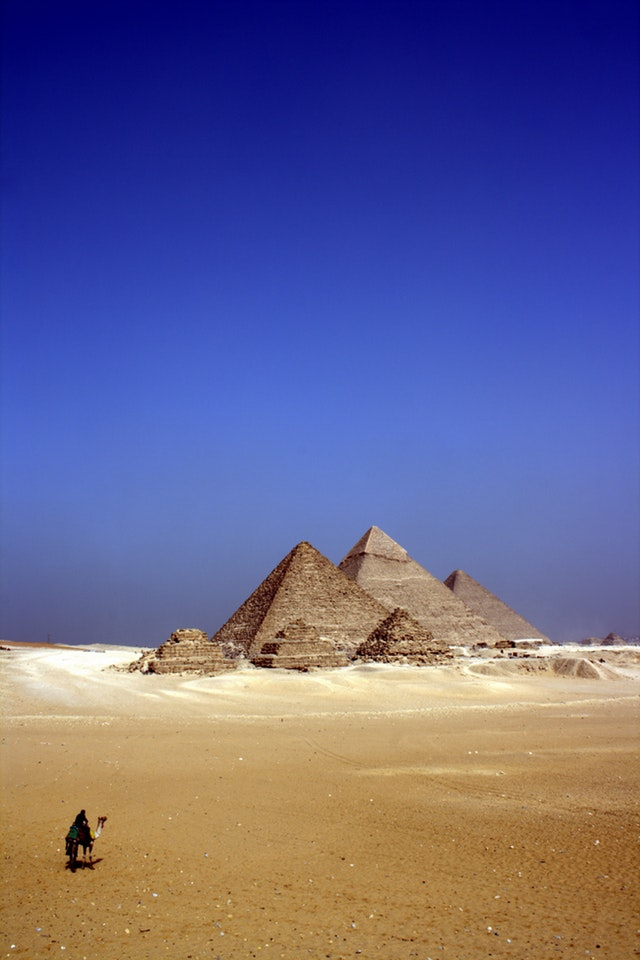
#> input picture Lab1-std/pyramids.jpeg, 640 x 960 px
$ jupyter execute Lab_1_std.ipynb   (shell and % lines are left out)
#> lines starting #> are read from the running program, lines starting #| are printed output that depends on the picture
[cell 1]
import numpy as np
import skimage.io as io

# Show the figures / plots inside the notebook
from skimage.color import rgb2gray,rgb2hsv
import matplotlib.pyplot as plt
from skimage.util import random_noise
import numpy as np

from skimage.exposure import histogram
from matplotlib.pyplot import bar

[cell 2]
def show_images(images,titles=None):
    #This function is used to show image(s) with titles by sending an array of images and an array of associated titles.
    # images[0] will be drawn with the title titles[0] if exists
    # You aren't required to understand this function, use it as-is.
    n_ims = len(images)
    if titles is None: titles = ['(%d)' % i for i in range(1,n_ims + 1)]
    fig = plt.figure()
    n = 1
    for image,title in zip(images,titles):
        a = fig.add_subplot(1,n_ims,n)
        if image.ndim == 2:
            plt.gray()
        plt.imshow(image)
        a.set_title(title)
        n += 1
    fig.set_size_inches(np.array(fig.get_size_inches()) * n_ims)
    plt.show()

[cell 3]
# Ex: imread and imshow
pyramids = io.imread('pyramids.jpeg')
#> pyramids is the input picture: shape (960, 640, 3); mean R, G, B 102.5, 99.6, 141.8
io.imshow(pyramids)
io.show()

[cell 4]
# Use this function to show a histogram
# The image should be gray-scale and should range from 0 to 1
def showHist(img,histogramImg):
    plt.figure()
    bar(histogramImg[1]*255, histogramImg[0], width=0.8, align='center')

[cell 5]
'''
@TODO:
Requirement #1
-Read and print image 'coffee'
-Show and print half of the  image
-----hint :use the attribute shape of numpy to get the image object dimentions
'''
coffee = io.imread('coffee.jpeg')
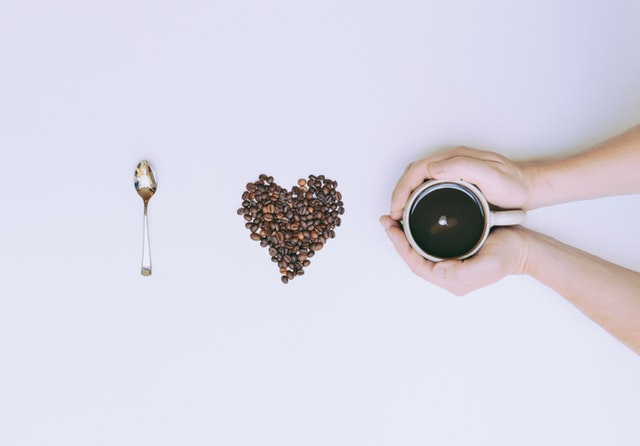
#> input picture Lab1-std/coffee.jpeg, 640 x 446 px
#> coffee is the input picture: shape (446, 640, 3); mean R, G, B 216.5, 215.6, 227.4
io.imshow(coffee)
io.show()
npcoffee = np.array(coffee)
print(npcoffee.shape)
#| (446, 640, 3)
io.imshow(npcoffee[:,:319,:])
io.show()
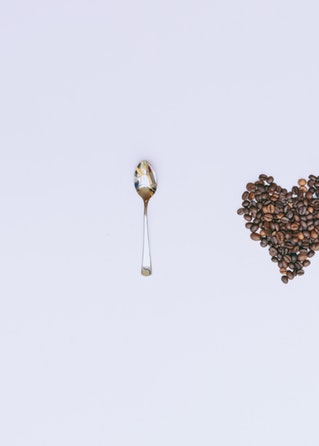
#> shown: shape (446, 319, 3); mean R, G, B 221.2, 222.1, 234.9

[cell 6]
'''
@TODO:
Requirement #2
RGB to gray and HSV:
1- Write a function 'gray_image' that takes an image as input , then
    -get the gray scale of the image, then
    -display original image and the gray scale one side by side (subplot).
    -hint: use rgb2gray to get the graylevel of the image
- test your function with the image 'pyramids'

2- Write a function 'HSV_image' that takes an image as input , then
   -show the RGB image and the (3 channels of HSV image each channel in separated form ) one side by side (subplot).
   -hint: -use rgb2hsv (to get the hsv representation of the image).
          -To separately get the Hue, Saturation and Value channels, use hsvImg[:,:,X],
           where hsvImg is the hsv representation of the image.
           Hue is the first channel, Saturation is the second and value is the last channel.
- test your function for the images in HSV Folder. And comment on the results.
'''
def gray_image(image):
    image_gray = rgb2gray(image)
    io.imshow(image_gray)
    io.show()
    fig,ax = plt.subplots(1,2)
    ax[0].imshow(image)
    ax[0].set_title("origin")
    ax[1].imshow(image_gray,cmap='gray')
    ax[1].set_title("gray scale")

# gray_image(pyramids)

def HSV_image(image):
    image_hsv = rgb2hsv(image)
#> image_hsv: shape (960, 640, 3) float64; mean of channels 0, 1, 2 0.444, 0.604, 0.675
    io.imshow(image_hsv)
    io.show()
    fig,ax = plt.subplots(1,4)
    ax[0].imshow(image)
    ax[0].set_title("origin")
    ax[1].imshow(image_hsv[:,:,0],cmap="gray")
    ax[1].set_title("hue channel")
    ax[2].imshow(image_hsv[:,:,1],cmap="gray")
    ax[2].set_title("saturation channel")
    ax[3].imshow(image_hsv[:,:,2],cmap="gray")
    ax[3].set_title("value channel")
HSV_image(pyramids)
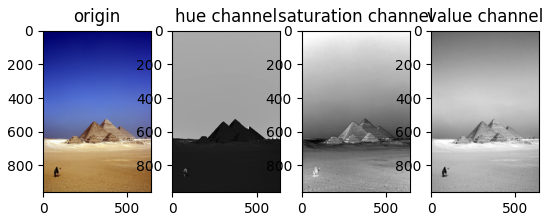
#> figure drawn by matplotlib, 4 panels
